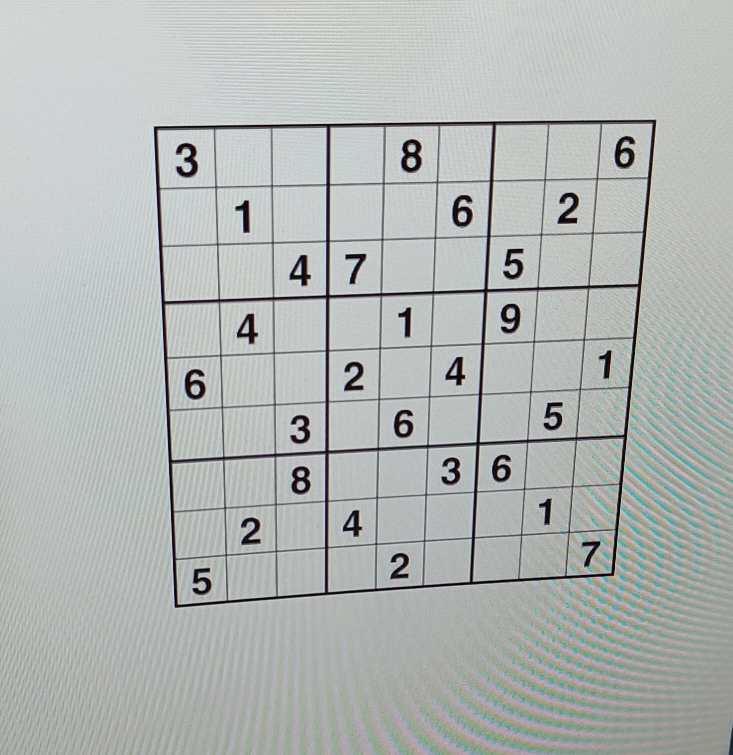
#> input picture puzzles/puzzle_1_persp.jpeg, 1465 x 1510 px (shown at 1/2 size)
$ python geometrical.py
#> lines starting #> are read from the running program, lines starting #| are printed output that depends on the picture; after the words box and inside, x2 and y2 are one past the last pixel; in counts of white or black regions, pixels touching at a corner belong together
#> further down, image is the input picture: shape (1510, 1465, 3); mean B, G, R 180, 181.8, 177.8
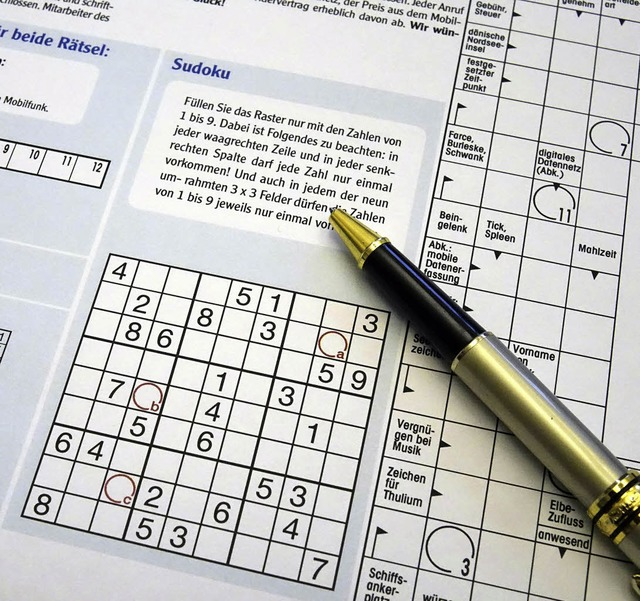
#> input picture puzzles/80512422-w-640.jpg, 640 x 601 px
#> further down, image is the input picture: shape (601, 640, 3); mean B, G, R 193.9, 196.4, 196.2
import cv2
import numpy as np

def order_points(pts):
    rect = np.zeros((4, 2), dtype='float32')

    s = np.sum(pts, axis=1)
    rect[0] = pts[np.argmin(s)]
    rect[2] = pts[np.argmax(s)]

    diff = np.diff(pts, axis=1)
    rect[1] = pts[np.argmin(diff)]
    rect[3] = pts[np.argmax(diff)]

    return rect

def un_warp_sudoku(image):
    cv2.imwrite('presentation/1_original.jpg', image)
    # Convert the image to grayscale
    gray = cv2.cvtColor(image, cv2.COLOR_BGR2GRAY)
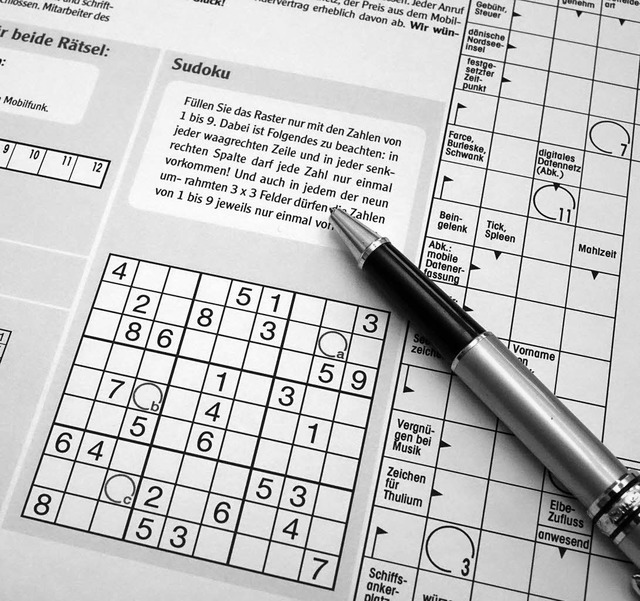
#> gray: shape (601, 640); min 0, max 255, mean 196.1

    # what if box blurring is used instead of gaussian?
    boxblurred = cv2.boxFilter(gray, -1, (5, 5))
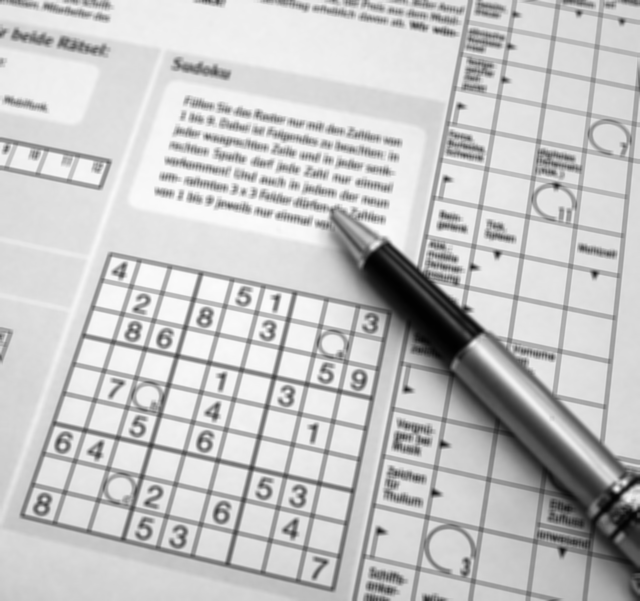
#> boxblurred: shape (601, 640); min 1, max 251, mean 196.1
    cv2.imwrite('presentation/2_boxblurred.jpg', boxblurred)

    # what if bilateral blurring is used instead of gaussian?
    bilateralblurred = cv2.bilateralFilter(gray, 5, 75, 75)
    cv2.imwrite('presentation/3_bilateralblurred.jpg', bilateralblurred)

    # Apply GaussianBlur to reduce noise
    blurred = cv2.GaussianBlur(gray, (5, 5), 0)
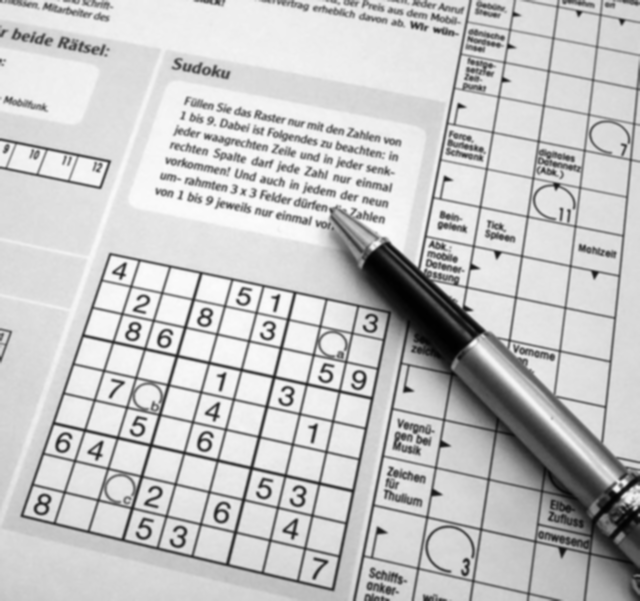
#> blurred: shape (601, 640); min 1, max 252, mean 196.1

    cv2.imwrite('presentation/2_blurred.jpg', blurred)

    # Apply Canny Edge Detection
    edges = cv2.Canny(blurred, 50, 150)
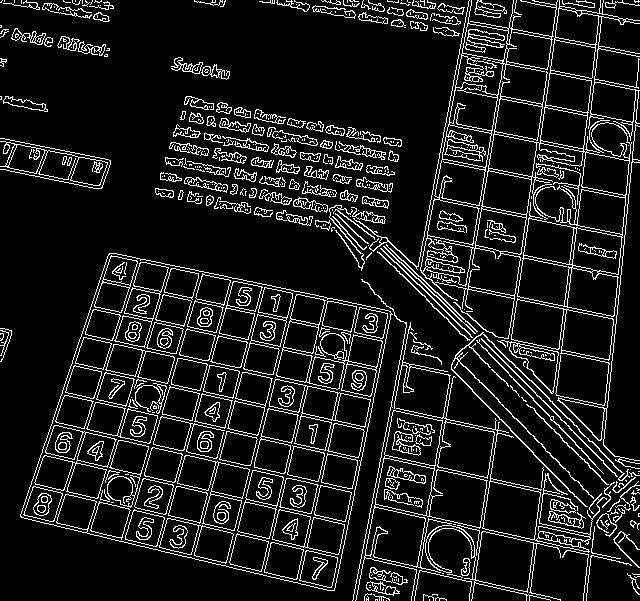
#> edges: shape (601, 640); 10.9% white in thin lines or dots
    cv2.imwrite('presentation/3_canny.jpg', edges)

    # presentation only, save image with all the contours
    #contis, _ = cv2.findContours(edges, cv2.RETR_TREE, cv2.CHAIN_APPROX_SIMPLE)
    #imgwithcontours = cv2.drawContours(image, contis, -1, (0, 255, 0), 2)
    #cv2.imwrite('presentation/4_contours.jpg', imgwithcontours)

    # Find contours on the image
    contours, _ = cv2.findContours(edges, cv2.RETR_EXTERNAL, cv2.CHAIN_APPROX_SIMPLE)
#> contours = 323 contours, 228 with area under 20; largest, box (x1, y1, x2, y2) and area: (20, 253, 393, 591) 86287, (420, 0, 640, 469) 41197, (355, 410, 488, 601) 7512, (394, 322, 607, 553) 5456, (511, 298, 614, 406) 3947

    # Sort contours by area, descending from biggest to smallest
    contours = sorted(contours, key=cv2.contourArea, reverse=True)

    sudoku_contour = None

    # Iterate through all the contours, looking for one with four points
    for contour in contours:
        # Approximate the contour to a polygon
        epsilon = 0.02 * cv2.arcLength(contour, True)
        approx = cv2.approxPolyDP(contour, epsilon, True)

        if len(approx) == 4:  # Looking for a contour with four points
            sudoku_contour = approx
            break
#> this loop made 1 pass
#> (epsilon, sudoku_contour) on pass 1: (25.08, [[109, 253], [20, 516], [334, 590], [390, 311]])

    # If no contour was found, return None
    if sudoku_contour is None:
        print("No valid Sudoku contour found!")
        return None

    # Order the Sudoku points
    sudoku_contour = sudoku_contour.reshape(4, 2)
    rect = order_points(sudoku_contour)
#> in order_points, `s = np.sum(pts, axis=1)`: s = [362, 536, 924, 701]
#> in order_points, `diff = np.diff(pts, axis=1)`: diff = [144, 496, 256, -79]
#> rect = [[109, 253], [390, 311], [334, 590], [20, 516]]

    max_width = 450
    max_height = 450

    # Destination points for the unwarped image
    dst = np.array([
        [0, 0],
        [max_width - 1, 0],
        [max_width - 1, max_height - 1],
        [0, max_height - 1]], dtype="float32")

    # Compute the perspective transform matrix and apply it
    matrix = cv2.getPerspectiveTransform(rect, dst)
#> matrix = [[1.75, 0.591, -339.9], [-0.421, 2.04, -469.8], [6.31e-06, 0.000537, 1]]
    #print(matrix)
    unwarped = cv2.warpPerspective(image, matrix, (max_width, max_height))
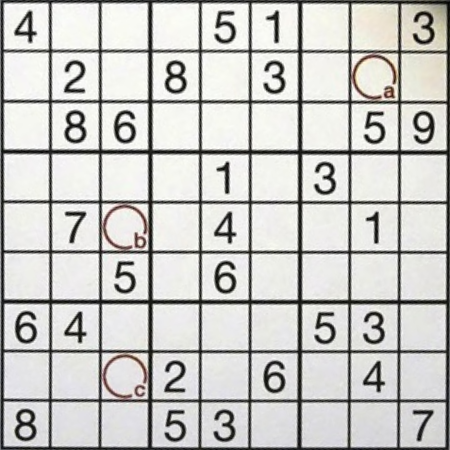
#> unwarped: shape (450, 450, 3); mean B, G, R 196.4, 199.5, 199.8


    # Save images for documentation purposes

    # blurredrescaled = cv2.resize(blurred, (450, 450), interpolation=cv2.INTER_AREA)
    # cannyrescaled = cv2.resize(edges, (450, 450), interpolation=cv2.INTER_AREA)
    imgwithcontours = cv2.drawContours(image, [sudoku_contour], -1, (0, 255, 0), 4)
    imgwithcontours = cv2.resize(imgwithcontours, (450, 450), interpolation=cv2.INTER_AREA)
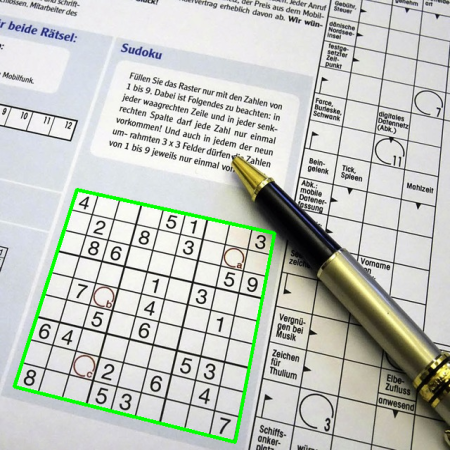
#> imgwithcontours: shape (450, 450, 3); mean B, G, R 192, 198.3, 194.3

    # [14 lines of commented-out code are left out]
    cv2.imwrite('presentation/5_contours.jpg', imgwithcontours)
    # cv2.imwrite('presentation/6_unwarped.jpg', unwarped)


    return unwarped

if __name__ == '__main__':
    image = cv2.imread('puzzles/puzzle_1_persp.jpeg')
    image = cv2.imread('puzzles/80512422-w-640.jpg')

    unwarped = un_warp_sudoku(image)
    if unwarped is not None:
        cv2.imshow('Original Sudoku', image)
        cv2.imshow('Unwarped Sudoku', unwarped)
        cv2.waitKey(0)
        cv2.destroyAllWindows()
    else:
        print("Could not unwarp the image.")
